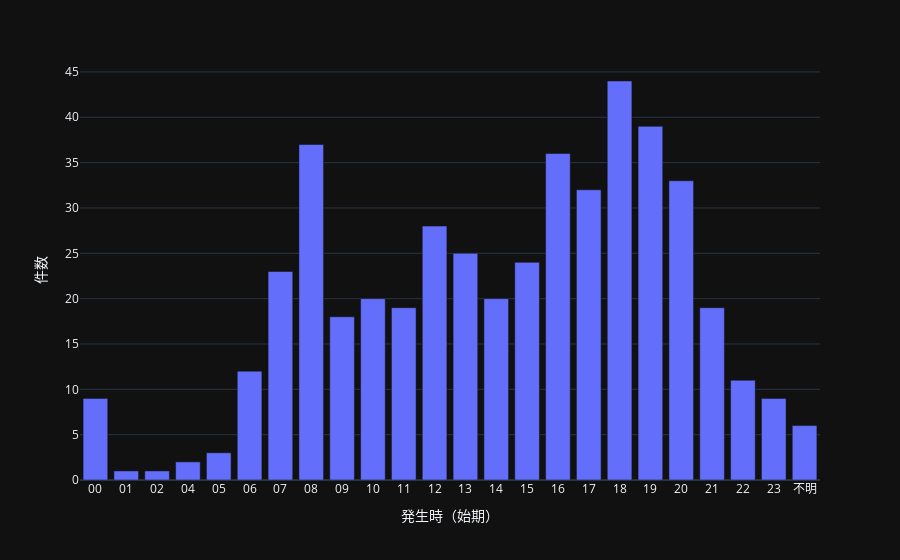

Notebook code cell kept with this figure:
### Code cell
fig = px.bar(time,
            x='発生時（始期）',
            y='件数',
            template='plotly_dark' 
            )
fig.update_xaxes(categoryorder='category ascending')
fig.show()

### Figure 1 — Plotly figure (JSON) as saved in the notebook; plotly's stock layout.template omitted (floating-point values rounded to 4 significant figures)
{"data": [{"alignmentgroup": "True", "hovertemplate": "発生時（始期）=%{x}<br>件数=%{y}<extra></extra>", "legendgroup": "", "marker": {"color": "#636efa", "pattern": {"shape": ""}}, "name": "", "offsetgroup": "", "orientation": "v", "showlegend": false, "textposition": "auto", "type": "bar", "x": ["18", "19", "08", "16", "20", "17", "12", "13", "15", "07", "14", "10", "21", "11", "09", "06", "22", "00", "23", "不明", "05", "04", "02", "01"], "xaxis": "x", "y": [44, 39, 37, 36, 33, 32, 28, 25, 24, 23, 20, 20, 19, 19, 18, 12, 11, 9, 9, 6, 3, 2, 1, 1], "yaxis": "y"}], "layout": {"barmode": "relative", "legend": {"tracegroupgap": 0}, "margin": {"t": 60}, "xaxis": {"anchor": "y", "categoryorder": "category ascending", "domain": [0, 1], "title": {"text": "発生時（始期）"}}, "yaxis": {"anchor": "x", "domain": [0, 1], "title": {"text": "件数"}}}}
